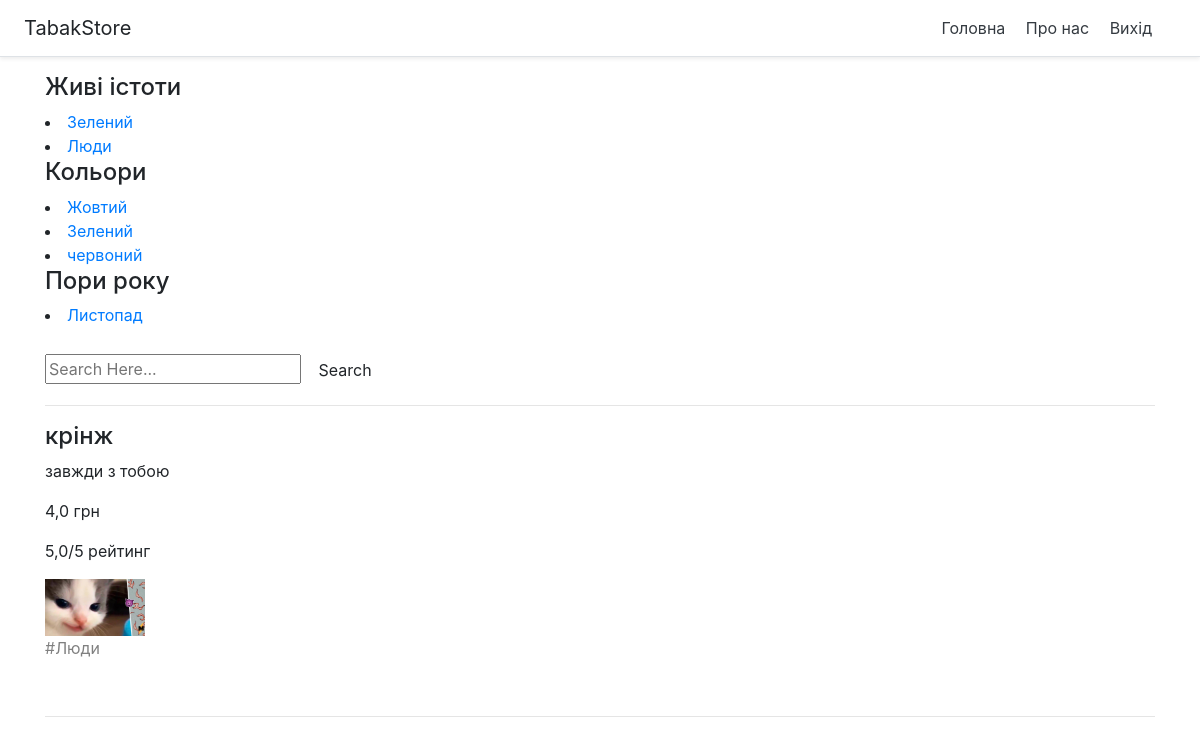
/about/show_category/Люди/ (signed in), run on the app's committed database.
### news/models.py (models this page shows, shortened)
class SuperCategory(models.Model):
    objects = None
    title = models.CharField(max_length=150, db_index=True, verbose_name='Назва кетегорії')
    categores = models.ManyToManyField(Category, blank=True)
    class Meta:
        verbose_name = 'Супер категорія'
        verbose_name_plural = 'Супер категорії'
        ordering = ['title']

class Category(models.Model):
    objects = None
    title = models.CharField(max_length=150, db_index=True, verbose_name='Назва кетегорії')
    def __str__(self):
        return self.title
    class Meta:
        verbose_name = 'Категорія'
        verbose_name_plural = 'Категорії'
        ordering = ['title']

class News(models.Model):
    objects = None
    title = models.CharField(max_length=150, verbose_name='Назва товару')
    content = models.TextField(blank=True, verbose_name='Опис')
    created_at = models.DateTimeField(auto_now_add=True, verbose_name='Дата публікації')
    updated_at = models.DateTimeField(auto_now=True, verbose_name='Дата оновлення')
    photo = models.ImageField(upload_to='photos/%Y/%m/%d/%H/%M/%S', verbose_name='Фото', blank=True)
    is_published = models.BooleanField(default=True, verbose_name='Опубліковано ?')
    cost = models.FloatField(null=True, verbose_name='Ціна', blank=True)
    we_have = models.BooleanField(default=False, verbose_name='Є в наявності?', blank=True)
    rating = models.FloatField(null=True, verbose_name='Рейтинг', blank=True)
    categores = models.ManyToManyField(Category, blank=True)
    tags = models.TextField(blank=True, verbose_name='Теги для пошуку')
    class Meta:
        verbose_name = 'Товар'
        verbose_name_plural = 'Товари'
        ordering = ['-created_at', 'title']

### news/views.py (the view)
# urls.py: path("show_category/<str:category>/", show_category, name='show_category'),
def show_category(request, category):
    list_category = SuperCategory.objects.all()
    posts_list = Category.objects.get(title=category).news_set.filter(is_published=True)
    query = request.GET.get('q')
    if query:
        posts_list = News.objects.filter(
            Q(title__icontains=query) | Q(content__icontains=query) | Q(tags__icontains=query)
        ).distinct()
    paginator = Paginator(posts_list, 2)  # 2 posts per page
    page = request.GET.get('page')
    try:
        posts = paginator.page(page)
    except PageNotAnInteger:
        posts = paginator.page(1)
    except EmptyPage:
        posts = paginator.page(paginator.num_pages)
    context = {
        'posts': posts,
        'list_category': list_category
    }
    return render(request, "new/detail_view.html", context)

### news/templates/new/detail_view.html (shortened to what this page needs)
{% extends 'new/base.html' %}
{% block content %}
{% for item in list_category %}
    <h4>{{ item.title }} </h4>
    {% for i in item.categores.all %}
    <li><a class="" href="{% url 'show_category' i %}">{{ i }}</a></li>
    {% endfor %}
{% endfor %}
<br>
<form method="GET" >
    <div class="input-field">
        <input type="text" name="q" value="{{ request.GET.q }}" placeholder="Search Here...">
       <button class="btn" type="submit" name="action">Search</button>
    </div>
</form>
<hr>
        {% for item in posts %}
        <h4>{{ item.title }} </h4>
        <p>{{ item.content }} </p>
        <p>{{ item.cost }} грн </p>
            {% if item.rating %}
                <p>{{ item.rating }}/5 рейтинг </p>
            {% endif %}
        <div class="media">
            {% if item.photo %}
         <img src="{{ item.photo.url }}" alt="" width="100">
            {% endif %}
        </div>
        {% for i in item.categores.all %}
        <p style="color: gray">#{{ i }} </p>
{% endfor %}
        <br>
        <hr>
{% endfor %}
{% endblock %}

### data on the page
SuperCategory: title "Живі істоти"
Category: title "Зелений"
Category: title "Люди"
SuperCategory: title "Кольори"
Category: title "Жовтий"
Category: title "червоний"
SuperCategory: title "Пори року"
Category: title "Листопад"
News: title "крінж", content "завжди з тобою", cost "4,0", rating "5,0", photo (picture)
